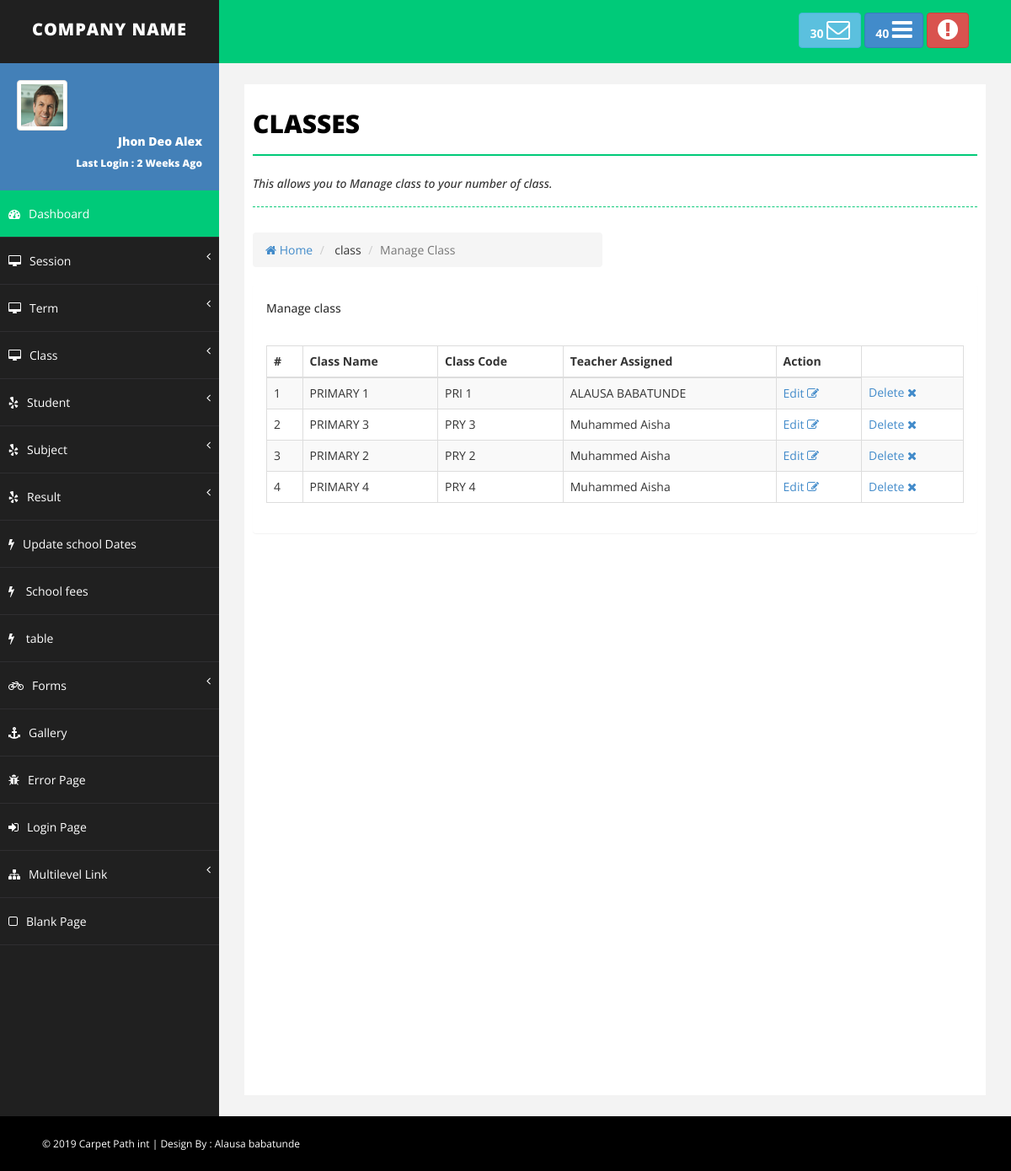
/admin/manage_class.php, run on the app's committed database.
### tables this page shows
CREATE TABLE IF NOT EXISTS `tbl_class` (
  `class_id` int(11) NOT NULL AUTO_INCREMENT,
  `teacher_id` int(11) NOT NULL,
  `class` varchar(255) NOT NULL,
  `class_code` varchar(255) NOT NULL,
  `teacher_assigned` varchar(255) NOT NULL,
  `reg_date` timestamp NOT NULL DEFAULT CURRENT_TIMESTAMP,
  `update_date` timestamp NOT NULL DEFAULT CURRENT_TIMESTAMP ON UPDATE CURRENT_TIMESTAMP,
  UNIQUE KEY `class_id` (`class_id`)
);

### config/DbFunctions.php (called while the page is built, shortened)
<?php
class DbFunction {
function show_class(){
	$db = Database::getInstance();
	$conn = $db->getConnection();
	$sql = "SELECT * FROM tbl_class";
	$stmt = $conn->prepare($sql) ;
	$stmt->execute();
	return $stmt ;
}
}
?>

### admin/manage_class.php (the view, shortened to what this page needs)
<?php
include('../config/DbFunctions.php');
$obj = new DbFunction();
$query =  $obj->show_class() ;
$results  = $query->fetchAll(PDO::FETCH_OBJ) ;
 ?>
 <?php include('./includes/header.php') ;    ?>
    <div id="wrapper">
      <?php include('./includes/top_bar.php') ;    ?>
      <?php include('./includes/left_bar.php') ;    ?>
        <div id="page-wrapper">
            <div id="page-inner">
                <div class="row">
                    <div class="col-md-12">
                        <h1 class="page-head-line">CLASSES</h1>
                        <h1 class="page-subhead-line">This allows you to Manage class to   your number of class. </h1>
                         <div class="row breadcrumb-div">
                                <div class="col-md-6">
                                    <ul class="breadcrumb">
                                        <li><a href="dashboard.php"><i class="fa fa-home"></i> Home</a></li>
                                        <li> class</li>
                                        <li class="active">Manage Class</li>
                                    </ul>
                                </div>
                            </div>
                    </div>
                </div>
            <div class="row">
                <div class="col-md-12">
                <div class="panel panel">
                <div class="panel-heading">
                     <div class="panel-title">
                        <h5> Manage class </h5>
                     </div>
                </div>
                     <div class="panel-body">
         <div>
            <table class="display table table-striped table-bordered">
                <thead>
                    <tr>
                        <th># </th>
                        <th> Class Name </th>
                        <th> Class Code </th>
                        <th> Teacher Assigned </th>
                        <th> Action </th>
                    </tr>
                </thead>
                     <tbody>
        <?php
        $count = 1;
        if ($query->rowCount() > 0 ){
            foreach($results as $result ){
        ?>
                    <tr>
                        <td><?php echo htmlentities($count) ; ?> </td>
                        <td><?php echo htmlentities($result->class) ; ?> </td>
                        <td><?php echo htmlentities($result->class_code) ; ?> </td>
                        <td><?php echo htmlentities($result->teacher_assigned) ; ?> </td>
                        <td>
                            <a href="edit_class.php?classid=<?php echo htmlentities($result->class_id);?>"> Edit <i class="fa fa-edit" title="Edit Record"></i> </a>
                         </td>
                        <td>
                            <a href="../modal/modal_class.php?del_classid=<?php echo htmlentities($result->class_id);?>"> Delete <i class="fa fa-close" title="delete Record"></i> </a>
                        </td>
                   </tr>
                   <?php
                   $count = $count +1 ;
                    } }
                   ?>
                </tbody>
            </table>
         </div>
                     </div>
                </div>
            </div>
            </div>
            </div>
        </div>
            <div id="footer-sec">
        &copy; 2019 Carpet Path int | Design By : Alausa babatunde
    </div>
    </div>
</body>
</html>

### admin/includes/header.php (shortened to what this page needs)
<!DOCTYPE html>
<html xmlns="http://www.w3.org/1999/xhtml">
<head>
    <link href="../dist/assets/css/bootstrap.css" rel="stylesheet" />
    <link href="../dist/assets/css/font-awesome.css" rel="stylesheet" />
    <link href="../dist/assets/css/basic.css" rel="stylesheet" />
    <link href="../dist/assets/css/custom.css" rel="stylesheet" />
</head>
<body>

### admin/includes/top_bar.php (shortened to what this page needs)
<nav class="navbar navbar-default navbar-cls-top " role="navigation" style="margin-bottom: 0">
          <div class="navbar-header">
              <a class="navbar-brand" href="index.html">COMPANY NAME</a>
          </div>
          <div class="header-right">
              <a href="message-task.html" class="btn btn-info" title="New Message"><b>30 </b><i class="fa fa-envelope-o fa-2x"></i></a>
              <a href="message-task.html" class="btn btn-primary" title="New Task"><b>40 </b><i class="fa fa-bars fa-2x"></i></a>
              <a href="login.html" class="btn btn-danger" title="Logout"><i class="fa fa-exclamation-circle fa-2x"></i></a>
          </div>
      </nav>

### admin/includes/left_bar.php (shortened to what this page needs)
<nav class="navbar-default navbar-side" role="navigation">
         <div class="sidebar-collapse">
             <ul class="nav" id="main-menu">
                 <li>
                     <div class="user-img-div">
                         <img src="assets/img/user.png" class="img-thumbnail" />
                         <div class="inner-text">
                             Jhon Deo Alex
                         <br />
                             <small>Last Login : 2 Weeks Ago </small>
                         </div>
                     </div>
                 </li>
                 <li>
                     <a class="active-menu" href="index.html"><i class="fa fa-dashboard "></i>Dashboard</a>
                 </li>
                  <li>
                     <a href="#"><i class="fa fa-desktop "></i>Session<span class="fa arrow"></span></a>
                 </li>
                  <li>
                     <a href="#"><i class="fa fa-desktop "></i>Term<span class="fa arrow"></span></a>
                 </li>
                 <li>
                     <a href="#"><i class="fa fa-desktop "></i>Class<span class="fa arrow"></span></a>
                 </li>
                  <li>
                     <a href="#"><i class="fa fa-yelp "></i>Student <span class="fa arrow"></span></a>
                 </li>
                  <li>
                     <a href="#"><i class="fa fa-yelp "></i>Subject <span class="fa arrow"></span></a>
                 </li>
                 <li>
                     <a href="#"><i class="fa fa-yelp "></i>Result <span class="fa arrow"></span></a>
                 </li>
                  <li>
                     <a href="date_details.php"><i class="fa fa-flash "></i>Update school Dates </a>
                 </li>
                 <li>
                     <a href="school_fees.php"><i class="fa fa-flash "></i> School fees </a>
                 </li>
                 <li>
                     <a href="table.html"><i class="fa fa-flash "></i> table </a>
                 </li>
                  <li>
                     <a href="#"><i class="fa fa-bicycle "></i>Forms <span class="fa arrow"></span></a>
                 </li>
                   <li>
                     <a href="gallery.html"><i class="fa fa-anchor "></i>Gallery</a>
                 </li>
                  <li>
                     <a href="error.html"><i class="fa fa-bug "></i>Error Page</a>
                 </li>
                 <li>
                     <a href="login.html"><i class="fa fa-sign-in "></i>Login Page</a>
                 </li>
                 <li>
                     <a href="#"><i class="fa fa-sitemap "></i>Multilevel Link <span class="fa arrow"></span></a>
                 </li>
                 <li>
                     <a href="blank.html"><i class="fa fa-square-o "></i>Blank Page</a>
                 </li>
             </ul>
         </div>
     </nav>

### data on the page
tbl_class: class "PRIMARY 1", class_code "PRI 1", teacher_assigned "ALAUSA BABATUNDE"
tbl_class: class "PRIMARY 3", class_code "PRY 3", teacher_assigned "Muhammed Aisha"
tbl_class: class "PRIMARY 2", class_code "PRY 2", teacher_assigned "Muhammed Aisha"
tbl_class: class "PRIMARY 4", class_code "PRY 4", teacher_assigned "Muhammed Aisha"
